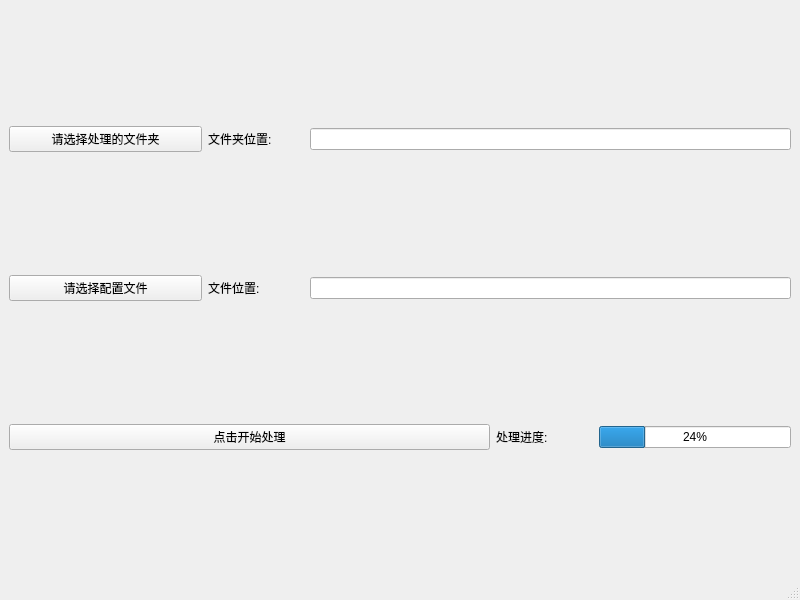
<?xml version="1.0" encoding="UTF-8"?>
<ui version="4.0">
 <class>MainWindow</class>
 <widget class="QMainWindow" name="MainWindow">
  <property name="geometry">
   <rect>
    <x>0</x>
    <y>0</y>
    <width>800</width>
    <height>600</height>
   </rect>
  </property>
  <property name="windowTitle">
   <string>MainWindow</string>
  </property>
  <widget class="QWidget" name="centralwidget">
   <layout class="QVBoxLayout" name="verticalLayout" stretch="1,1,5">
    <item>
     <layout class="QHBoxLayout" name="horizontalLayout" stretch="2,1,5">
      <item>
       <widget class="QPushButton" name="pushButton">
        <property name="text">
         <string>请选择处理的文件夹</string>
        </property>
       </widget>
      </item>
      <item>
       <widget class="QLabel" name="label">
        <property name="text">
         <string>文件夹位置:</string>
        </property>
       </widget>
      </item>
      <item>
       <widget class="QLineEdit" name="lineEdit"/>
      </item>
     </layout>
    </item>
    <item>
     <layout class="QHBoxLayout" name="horizontalLayout_2" stretch="2,1,5">
      <item>
       <widget class="QPushButton" name="pushButton_2">
        <property name="text">
         <string>请选择配置文件</string>
        </property>
       </widget>
      </item>
      <item>
       <widget class="QLabel" name="label_2">
        <property name="text">
         <string>文件位置:</string>
        </property>
       </widget>
      </item>
      <item>
       <widget class="QLineEdit" name="lineEdit_2"/>
      </item>
     </layout>
    </item>
    <item>
     <layout class="QHBoxLayout" name="horizontalLayout_3" stretch="5,1,2">
      <item>
       <widget class="QPushButton" name="pushButton_3">
        <property name="text">
         <string>点击开始处理</string>
        </property>
       </widget>
      </item>
      <item>
       <widget class="QLabel" name="label_3">
        <property name="text">
         <string>处理进度:</string>
        </property>
       </widget>
      </item>
      <item>
       <widget class="QProgressBar" name="progressBar">
        <property name="value">
         <number>24</number>
        </property>
       </widget>
      </item>
     </layout>
    </item>
   </layout>
  </widget>
  <widget class="QStatusBar" name="statusbar"/>
 </widget>
 <resources/>
 <connections/>
</ui>
